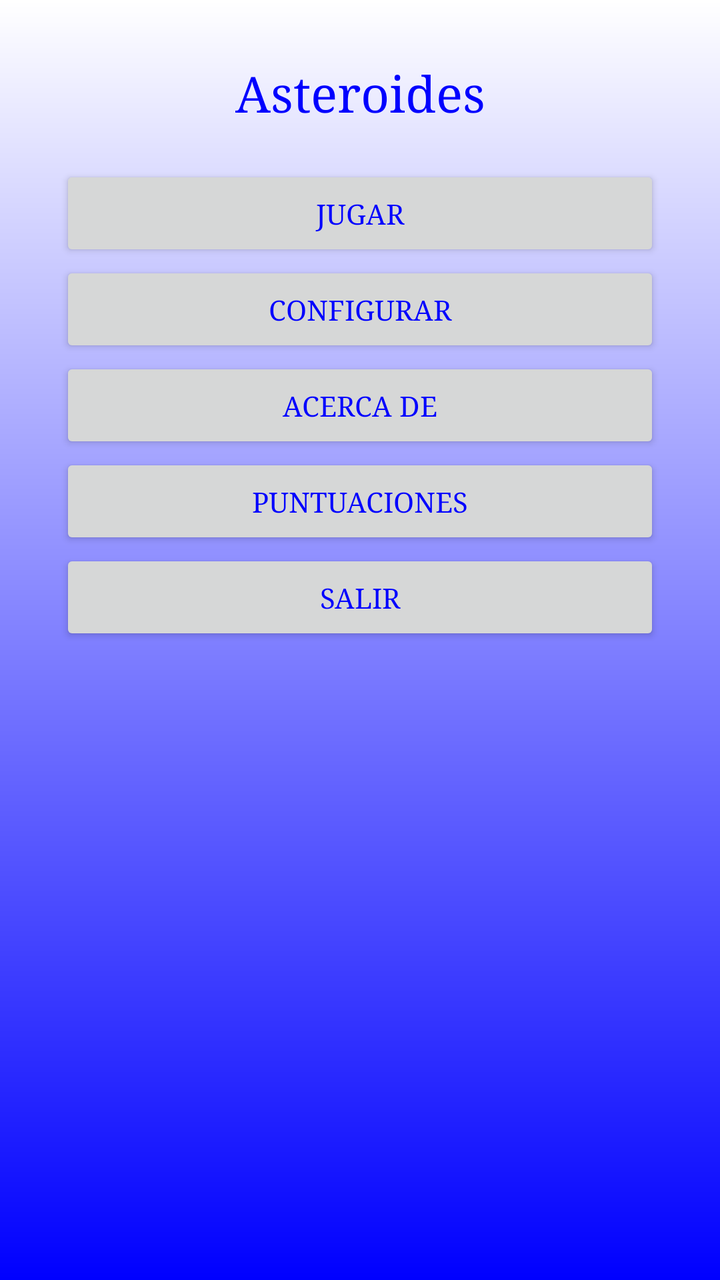
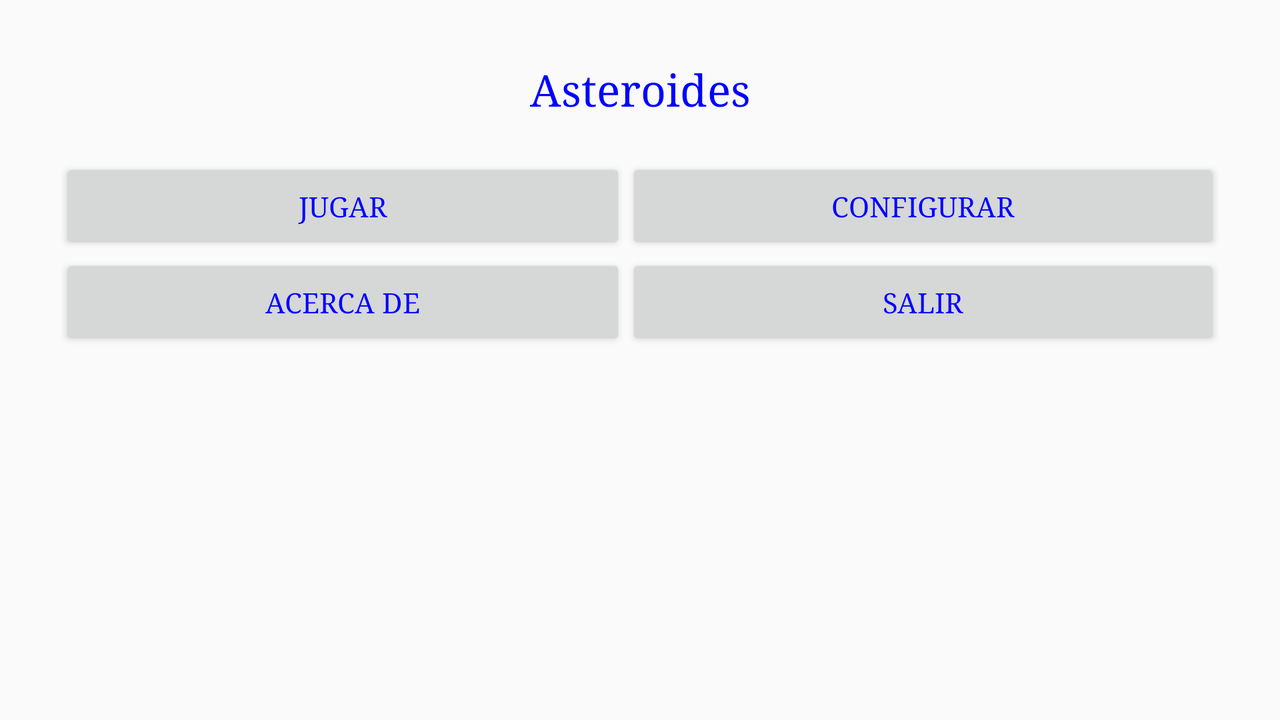

An Android layout and its configuration variant, each rendered on a device that would load it. The default file and the variant file are quoted in full after the pictures.
<!-- AndroidManifest.xml: application theme AppTheme -->
<!-- res/layout/activity_main.xml -->
<?xml version="1.0" encoding="utf-8"?>
<LinearLayout xmlns:android="http://schemas.android.com/apk/res/android"
    xmlns:tools="http://schemas.android.com/tools"
    android:orientation="vertical"
    android:layout_gravity="center"
    android:padding="@dimen/margen_botones"
    android:layout_width="match_parent"
    android:layout_height="match_parent"
    tools:context=".MainActivity"
    android:background="@drawable/degradado">

    <TextView
        android:id="@+id/app_titulo"
        android:layout_width="match_parent"
        android:layout_height="wrap_content"
        android:gravity="center"
        android:textSize="25sp"
        android:layout_marginBottom="20dp"
        android:text="@string/app_name" />

    <Button
        android:id="@+id/button01"
        android:layout_width="match_parent"
        android:layout_height="wrap_content"
        android:onClick="lanzarJuego"
        android:text="@string/Arrancar" />

    <Button
        android:id="@+id/button02"
        android:layout_width="match_parent"
        android:layout_height="wrap_content"
        android:onClick="lanzarPreferencias"
        android:text="@string/Configurar"
        tools:ignore="OnClick" />
    <Button
        android:id="@+id/button03"
        android:layout_width="match_parent"
        android:layout_height="wrap_content"
        android:text="@string/Acercade"/>

    <Button
        android:id="@+id/button05"
        android:layout_width="match_parent"
        android:layout_height="wrap_content"
        android:onClick="lanzarPuntuaciones"
        android:text="@string/Puntuaciones" />

    <Button
        android:id="@+id/button04"
        android:layout_width="match_parent"
        android:layout_height="wrap_content"
        android:onClick="salir"
        android:text="@string/Salir" />



</LinearLayout>
<!-- resources referenced by this layout -->
<resources>
  <dimen name="margen_botones">30dp</dimen>
  <!-- drawable degradado (drawable) -->
  <?xml version="1.0" encoding="utf-8"?>
  <shape xmlns:android="http://schemas.android.com/apk/res/android">
      <gradient
          android:startColor="#FFFFFF"
          android:endColor="#0000FF"
          android:angle="270"/>
  </shape>
  <string name="Acercade">Acerca de</string>
  <string name="Arrancar">Jugar</string>
  <string name="Configurar">Configurar</string>
  <string name="Puntuaciones">Puntuaciones</string>
  <string name="Salir">Salir</string>
  <string name="app_name">Asteroides</string>
  <style name="AppTheme" parent="Theme.AppCompat.Light.DarkActionBar">
          
          <item name="android:typeface">serif</item>
          <item name="android:textColor">#0000ff</item>
          <item name="colorPrimary">@color/colorPrimary</item>
          <item name="colorPrimaryDark">@color/colorPrimaryDark</item>
          <item name="colorAccent">@color/colorAccent</item>
      </style>
</resources>
<!-- res/layout-land/activity_main.xml (the repository's variant of the layout above) -->
<!-- drawn on the phone turned sideways -->
<?xml version="1.0" encoding="utf-8"?>
<LinearLayout xmlns:android="http://schemas.android.com/apk/res/android"
    android:layout_width="match_parent"
    android:layout_height="match_parent"
    android:orientation="vertical"
    android:padding="@dimen/margen_botones">
    <TextView
        android:layout_width="match_parent"
        android:layout_height="wrap_content"
        android:text="@string/app_name"
        android:textAppearance="?android:attr/textAppearanceLarge"
        android:gravity="center"
        android:layout_marginBottom="20dp"/>
    <TableLayout
        android:layout_width="match_parent"
        android:layout_height="wrap_content"
        android:gravity="center"
        android:stretchColumns="*">
        <TableRow>
            <Button
                android:id="@+id/button01"
                android:layout_width="match_parent"
                android:layout_height="wrap_content"
                android:text="@string/Arrancar"/>
            <Button
                android:id="@id/button02"
                android:layout_width="match_parent"
                android:layout_height="wrap_content"
                android:text="@string/Configurar"/>
        </TableRow>
        <TableRow>
            <Button
                android:id="@+id/button03"
                android:layout_width="match_parent"
                android:layout_height="wrap_content"
                android:text="@string/Acercade"/>
            <Button
                android:id="@id/button04"
                android:layout_width="match_parent"
                android:layout_height="wrap_content"
                android:text="@string/Salir"/>
        </TableRow>
    </TableLayout>
</LinearLayout>
<!-- resources referenced by the variant -->
<!-- as the phone turned sideways resolves them -->
<resources>
  <dimen name="margen_botones">30dp</dimen>
  <string name="Acercade">Acerca de</string>
  <string name="Arrancar">Jugar</string>
  <string name="Configurar">Configurar</string>
  <string name="Salir">Salir</string>
  <string name="app_name">Asteroides</string>
  <style name="AppTheme" parent="Theme.AppCompat.Light.DarkActionBar">
          
          <item name="android:typeface">serif</item>
          <item name="android:textColor">#0000ff</item>
          <item name="colorPrimary">@color/colorPrimary</item>
          <item name="colorPrimaryDark">@color/colorPrimaryDark</item>
          <item name="colorAccent">@color/colorAccent</item>
      </style>
</resources>
